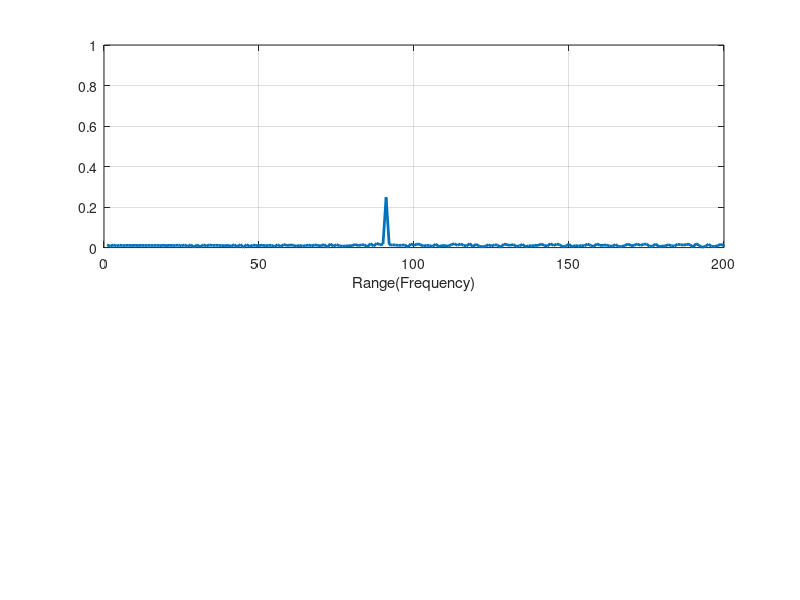
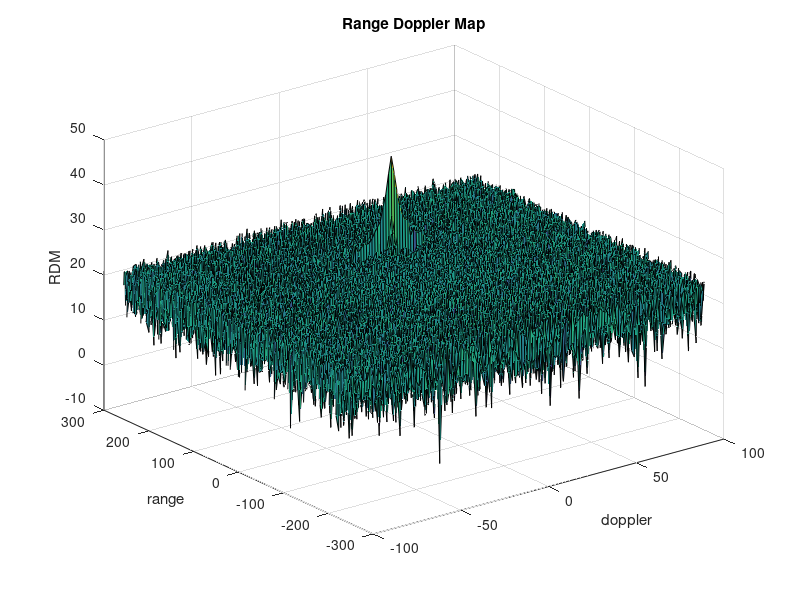
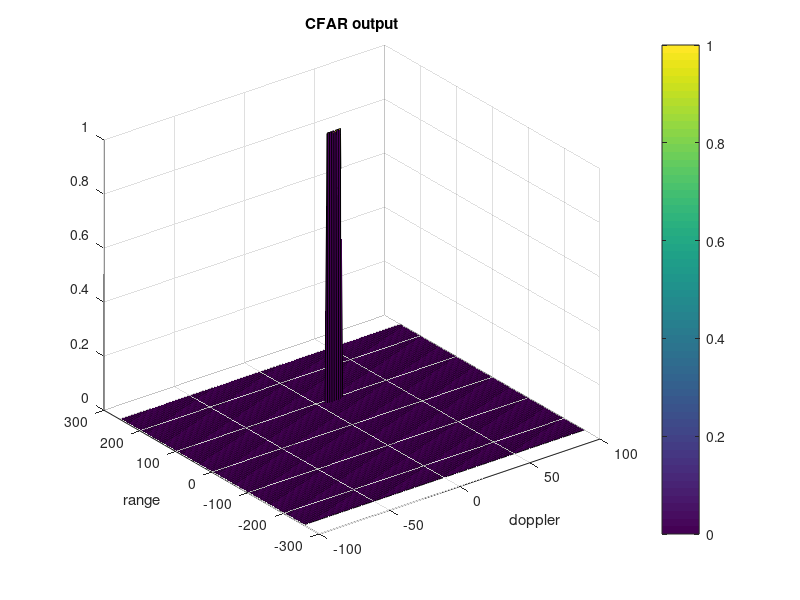

These charts were generated, in order, by the following MATLAB code:
clear all; close all;
clc;

%% Radar System Requirements

maxR = 200;           % maximum range
rangeRes = 1;         % range resolution
maxV = 70;            % maximum velocity
fc= 77e9;             %frequency operation of the radar

% other paramater :speed of the light
c = 3e8;

%% User Defined Range and Velocity of target
% define the target's initial position and velocity. Note : Velocity
% remains contant
r0 = 90; % initial position of the target (max : 200m)
v0 = 10; % velocity of the target (min =-70m/s, max=70m/s)

%% FMCW Waveform Generation
%Design the FMCW waveform by giving the specs of each of its parameters.
% Calculate the Bandwidth (B), Chirp Time (Tchirp) and Slope (slope) of the FMCW
% chirp using the requirements above.
B = c / (2*rangeRes); % Bandwith (y-axis)  
Tchirp = 5.5 * 2 * maxR/c; % Chirp Time (x-axis), 5.5= sweep time should be at least 5 o 6 times the round trip time
slope = B / Tchirp; %slope of the chirp signal


                                                          
%The number of chirps in one sequence. Its ideal to have 2^ value for the ease of running the FFT
%for Doppler Estimation. 
Nd=128;                   % #of doppler cells OR #of sent periods % number of chirps

%The number of samples on each chirp. 
Nr=1024;                  %for length of time OR # of range cells

% Timestamp for running the displacement scenario for every sample on each
% chirp
t=linspace(0,Nd*Tchirp,Nr*Nd); %total time for samples

%Creating the vectors for Tx, Rx and Mix based on the total samples input.
Tx=zeros(1,length(t)); %transmitted signal
Rx=zeros(1,length(t)); %received signal
Mix = zeros(1,length(t)); %beat signal

%Similar vectors for range_covered and time delay.
r_t=zeros(1,length(t));
td=zeros(1,length(t));

%% Signal generation and Moving Target simulation
% Running the radar scenario over the time. 
for i=1:length(t)
    
    %For each time stamp update the Range of the Target for constant velocity.
    r_t(i) = r0 + v0*t(i); % update the range
    td(i) = 2*r_t(i)/c; % delay time
    
   
    %For each time sample we need update the transmitted and
    %received signal. 
    Tx(i) = cos(2*pi*(fc*t(i) + (slope*t(i)^2)/2)); % transmitted signal
    Rx(i) = cos(2*pi*(fc*(t(i)-td(i)) + (slope*(t(i)-td(i))^2)/2)); %received signal
    
    
    %Now by mixing the Transmit and Receive generate the beat signal
    %This is done by element wise matrix multiplication of Transmit and
    %Receiver Signal
    Mix(i) = Tx(i).*Rx(i);% beat signal
end

%% RANGE MEASUREMENT

%reshape the vector into Nr*Nd array. Nr and Nd here would also define the size of
%Range and Doppler FFT respectively.
signal = reshape(Mix,Nr,Nd);

 
%run the FFT on the beat signal along the range bins dimension (Nr) and
%normalize.
sig_fft = fft(signal,Nr)./Nr;


% Take the absolute value of FFT output
sig_fft = abs(sig_fft);


% Output of FFT is double sided signal, but we are interested in only one side of the spectrum.
% Hence we throw out half of the samples.
sig_fft = sig_fft(1:(Nr/2));

%plotting the range
figure ('Name','Range from First FFT')
subplot(2,1,1)


% plot FFT output
plot(sig_fft, 'LineWidth', 2);
xlabel('Range(Frequency)');
grid on;
axis ([0 200 0 1]);
%% RANGE DOPPLER RESPONSE
% The 2D FFT implementation is already provided here. This will run a 2DFFT
% on the mixed signal (beat signal) output and generate a range doppler
% map.You will implement CFAR on the generated RDM


% Range Doppler Map Generation.

% The output of the 2D FFT is an image that has reponse in the range and
% doppler FFT bins. So, it is important to convert the axis from bin sizes
% to range and doppler based on their Max values.

Mix=reshape(Mix,[Nr,Nd]);

% 2D FFT using the FFT size for both dimensions.
sig_fft2 = fft2(Mix,Nr,Nd);

% Taking just one side of signal from Range dimension.
sig_fft2 = sig_fft2(1:Nr/2,1:Nd);
sig_fft2 = fftshift (sig_fft2);
RDM = abs(sig_fft2);
RDM = 10*log10(RDM) ;

%use the surf function to plot the output of 2DFFT and to show axis in both
%dimensions
doppler_axis = linspace(-100,100,Nd);
range_axis = linspace(-200,200,Nr/2)*((Nr/2)/400);
figure,surf(doppler_axis,range_axis,RDM);
xlabel('doppler'); ylabel('range'); zlabel('RDM');
title('Range Doppler Map');

%% CFAR implementation

%Slide Window through the complete Range Doppler Map

%Select the number of Training Cells in both the dimensions.
Tr = 8;
Td = 4;

%Select the number of Guard Cells in both dimensions around the Cell under 
%test (CUT) for accurate estimation
Gr = 4;
Gd = 2;

% offset the threshold by SNR value in dB
snr_offset = -10*log10(0.25);

%Create a vector to store noise_level for each iteration on training cells
r_margin = 2*(Tr+Gr);
d_margin = 2*(Td+Gd);
r_grid_length = Nr/2-d_margin;
d_grid_length = Nd-r_margin;
noise_level = zeros(r_grid_length,d_grid_length);

%design a loop such that it slides the CUT across range doppler map by
%giving margins at the edges for Training and Guard Cells.
%For every iteration sum the signal level within all the training
%cells. To sum convert the value from logarithmic to linear using db2pow
%function. Average the summed values for all of the training
%cells used. After averaging convert it back to logarithimic using pow2db.
%Further add the offset to it to determine the threshold. Next, compare the
%signal under CUT with this threshold. If the CUT level > threshold assign
%it a value of 1, else equate it to 0.

gridSize = (2*Tr+2*Gr+1)*(2*Td+2*Gd+1);
numGcells = (2*Gr+1)*(2*Gd+1);
numTcells = gridSize - numGcells;

% The process above will generate a thresholded block, which is smaller 
%than the Range Doppler Map as the CUT cannot be located at the edges of
%matrix. Hence,few cells will not be thresholded. To keep the map size same
% set those values to 0. 
sig_CFAR = zeros(size(RDM));

for i = 1:r_grid_length  % over range
    for j = 1:d_grid_length % over doppler
        % convert value from log to linear using db2pow
        sig_pow = db2pow(RDM(i:i+d_margin,j:j+r_margin));
        % sum signal within all training cells
        sig_sum = sum(sum(sig_pow));
        % average
        noise_level(i,j) = pow2db(sig_sum/numTcells);
        % add offset
        sig_threshold = noise_level(i,j) + snr_offset;
        
        % compare CUT to threshold
        if (RDM(i+d_margin/2, j+r_margin/2) > sig_threshold)
            sig_CFAR(i+d_margin/2, j+r_margin/2) = 1;
        end  
    end
end

%display the CFAR output using the Surf function like we did for Range
figure,surf(doppler_axis,range_axis,sig_CFAR);
colorbar;
xlabel('doppler'); ylabel('range');
title('CFAR output');